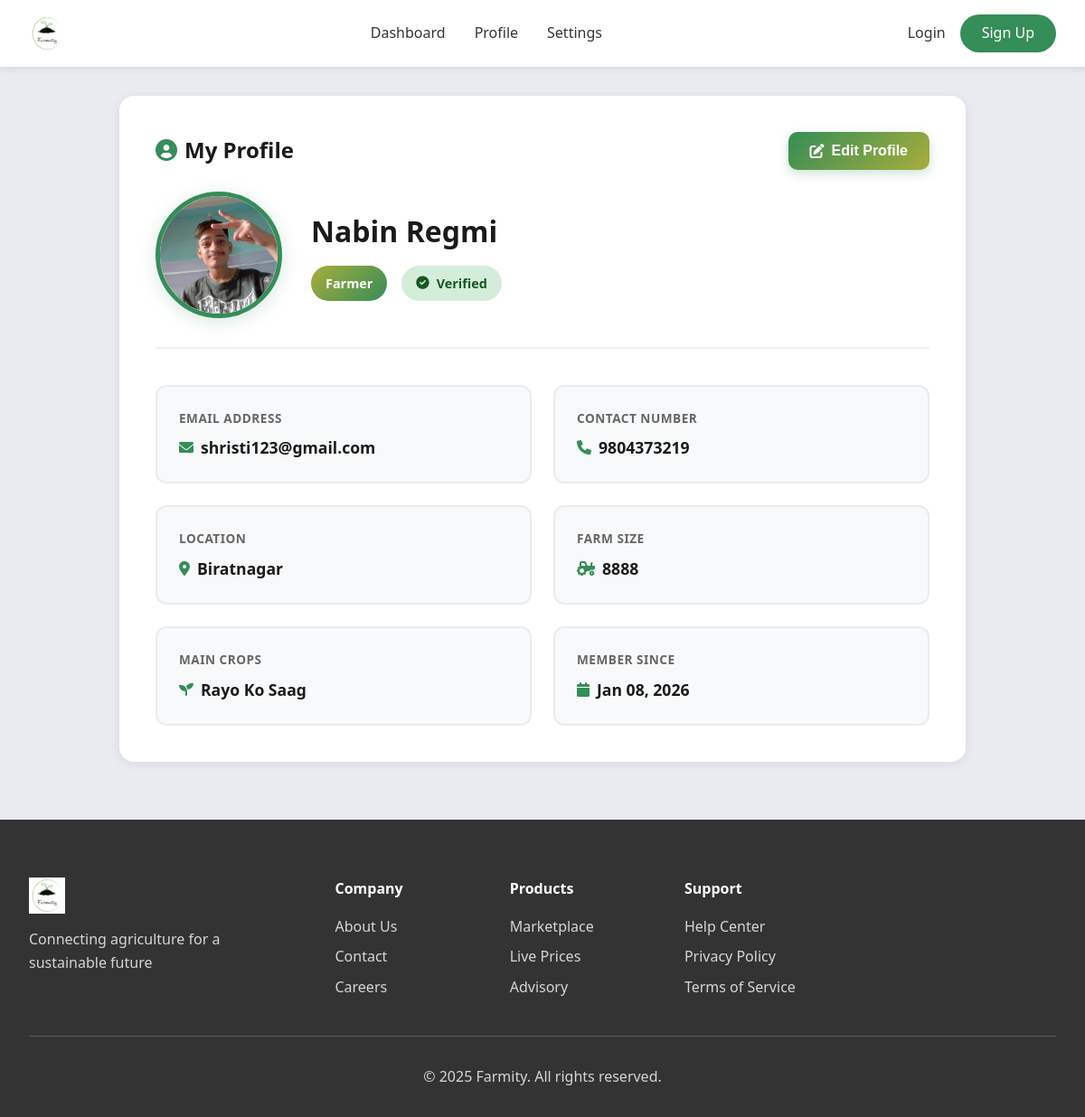
/profile/ (signed in), run on an earlier commit of the app's database.
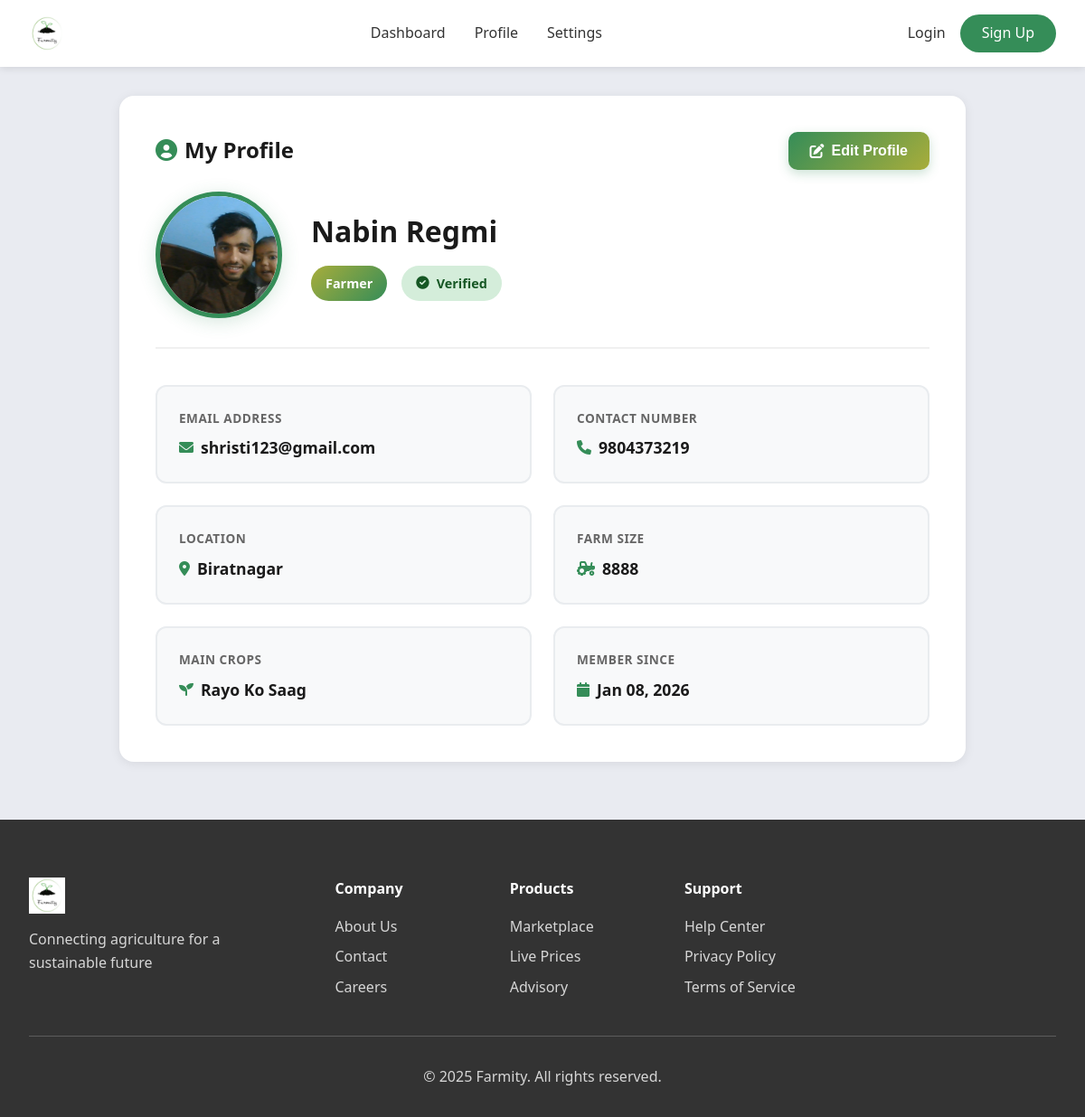
And on a later commit of the database.
### accounts/models.py (models this page shows, shortened)
class FarmerProfile(models.Model):
    user = models.OneToOneField(User, on_delete=models.CASCADE, related_name='farmer_profile')
    name = models.CharField(max_length=255, blank=True, null=True)
    photo = models.ImageField(upload_to='farmer_photos/', blank=True, null=True)
    location = models.CharField(max_length=255, blank=True, null=True)
    contact = models.CharField(max_length=20, blank=True, null=True)
    farm_size = models.CharField(max_length=50, blank=True, null=True)
    crop_types = models.TextField(blank=True, null=True, help_text="Comma-separated list of crops")
    livestock_details = models.TextField(blank=True, null=True)

class User(AbstractBaseUser, PermissionsMixin):
    ROLE_CHOICES = (
        ('admin', 'Admin'),
        ('buyer', 'Buyer'),
        ('farmer', 'Farmer'),
        ('agricultural_expert', 'Agricultural Expert'),
        ('vendor', 'Vendor'),
    )
    email = models.EmailField(unique=True)
    role = models.CharField(max_length=20, choices=ROLE_CHOICES, default='buyer')
    is_active = models.BooleanField(default=True)
    is_verified = models.BooleanField(default=False)
    is_staff = models.BooleanField(default=False)
    date_joined = models.DateTimeField(auto_now_add=True)
    objects = UserManager()
    USERNAME_FIELD = 'email'
    REQUIRED_FIELDS = []

### accounts/views.py (the view, shortened to what this page needs)
# urls.py: path('profile/', profile_page, name='profile'),
@login_required
def profile_page(request):
    user = request.user
    context = {}
    if user.role == 'farmer':
        profile, _ = FarmerProfile.objects.get_or_create(user=user)
        context['profile'] = profile
    else:
        context['profile'] = user
    return render(request, 'profile_details.html', context)

### templates/profile_details.html (shortened to what the changed rows need)
<!DOCTYPE html>
<html lang="en">
<head>
    <link rel="stylesheet" href="/static/css/style.css">
    <link href="https://cdnjs.cloudflare.com/ajax/libs/font-awesome/6.0.0/css/all.min.css" rel="stylesheet">
</head>
<body>
    <main class="main-content">
        <div class="profile-card">
            <div class="profile-header">
                {% if request.user.role == 'vendor' %}
                    {% if profile.logo %}
                        <img src="{{ profile.logo.url }}" alt="Profile" class="profile-img-large">
                    {% else %}
                        <div class="profile-img-large" style="display:flex;align-items:center;justify-content:center;background:linear-gradient(135deg, var(--sea-green) 0%, var(--sushi) 100%);font-size:3.5rem;color:white;">
                            <i class="fas fa-building"></i>
                        </div>
                    {% endif %}
                {% else %}
                    {% if profile.photo %}
                        <img src="{{ profile.photo.url }}" alt="Profile" class="profile-img-large">
                    {% else %}
                        <div class="profile-img-large" style="display:flex;align-items:center;justify-content:center;background:linear-gradient(135deg, var(--sea-green) 0%, var(--sushi) 100%);font-size:3.5rem;color:white;">
                            <i class="fas fa-user"></i>
                        </div>
                    {% endif %}
                {% endif %}
                <div class="profile-header-info">
                    <h2>
                        {% if request.user.role == 'vendor' %}
                            {{ profile.company_name|default:request.user.email }}
                        {% else %}
                            {{ profile.name|default:request.user.email }}
                        {% endif %}
                    </h2>
                    <div class="profile-badges">
                        <span class="role-badge">{{ request.user.role|title }}</span>
                        {% if request.user.is_verified %}
                            <span class="verified-badge">
                            </span>
                        {% else %}
                            <span class="unverified-badge">
                                <i class="fas fa-exclamation-circle"></i> Unverified
                            </span>
                        {% endif %}
                    </div>
                </div>
            </div>
            <div class="profile-info-grid">
                {% if request.user.role == 'farmer' %}
                <div class="info-card">
                    <span class="info-label">Contact Number</span>
                    <span class="info-value">
                        <i class="fas fa-phone"></i>
                        {{ profile.contact|default:"Not set" }}
                    </span>
                </div>
                <div class="info-card">
                    <span class="info-label">Location</span>
                    <span class="info-value">
                        <i class="fas fa-map-marker-alt"></i>
                        {{ profile.location|default:"Not set" }}
                    </span>
                </div>
                <div class="info-card">
                    <span class="info-label">Farm Size</span>
                    <span class="info-value">
                        <i class="fas fa-tractor"></i>
                        {{ profile.farm_size|default:"Not set" }}
                    </span>
                </div>
                <div class="info-card">
                    <span class="info-label">Main Crops</span>
                    <span class="info-value">
                        <i class="fas fa-seedling"></i>
                        {{ profile.crop_types|default:"Not set" }}
                    </span>
                </div>
                {% endif %}
            </div>
        </div>
    </main>
</body>
</html>

What changed in the data, as far as the page shows it:
changed FarmerProfile "Biratnagar": photo: a different picture
